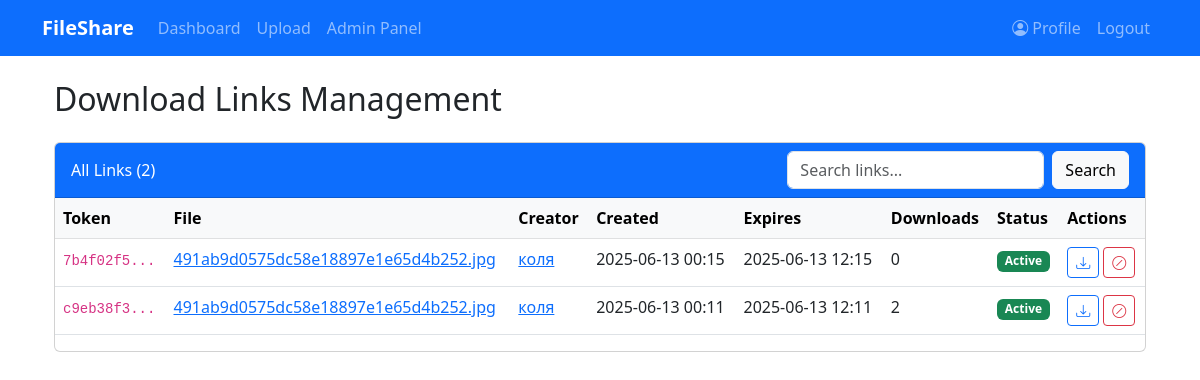
Screenshot of /admin/links (signed in) with the database file from the repository.
### project.py (models this page shows, shortened)
class DownloadLink(db.Model):
    id = db.Column(db.Integer, primary_key=True)
    token = db.Column(db.String(36), unique=True, nullable=False)  # UUID
    created_at = db.Column(db.DateTime, default=datetime.utcnow)
    expires_at = db.Column(db.DateTime)
    download_count = db.Column(db.Integer, default=0)
    is_active = db.Column(db.Boolean, default=True)
    file_id = db.Column(db.Integer, db.ForeignKey('file.id'), nullable=False)
    user_id = db.Column(db.Integer, db.ForeignKey('user.id'), nullable=False)

class File(db.Model):
    id = db.Column(db.Integer, primary_key=True)
    original_name = db.Column(db.String(255), nullable=False)
    storage_name = db.Column(db.String(36), nullable=False)  # UUID
    upload_date = db.Column(db.DateTime, default=datetime.utcnow)
    description = db.Column(db.Text)
    size = db.Column(db.Integer)
    md5_hash = db.Column(db.String(32))
    user_id = db.Column(db.Integer, db.ForeignKey('user.id'), nullable=False)
    download_links = db.relationship('DownloadLink', backref='file', lazy=True)

class User(UserMixin, db.Model):
    id = db.Column(db.Integer, primary_key=True)
    username = db.Column(db.String(80), unique=True, nullable=False)
    email = db.Column(db.String(120), unique=True, nullable=False)
    password_hash = db.Column(db.String(128), nullable=False)
    full_name = db.Column(db.String(120))
    avatar = db.Column(db.String(120))
    role = db.Column(db.String(20), default='user')  # 'admin', 'user'
    registered_on = db.Column(db.DateTime, default=datetime.utcnow)
    last_login = db.Column(db.DateTime)
    files = db.relationship('File', backref='owner', lazy=True)
    download_links = db.relationship('DownloadLink', backref='creator', lazy=True)

### project.py (the view)
@app.route('/admin/links')
@admin_required
def admin_links():
    search_query = request.args.get('q', '')
    if search_query:
        links = DownloadLink.query.join(File).filter(
            (File.original_name.ilike(f'%{search_query}%')) |
            (DownloadLink.token.ilike(f'%{search_query}%'))
        ).order_by(DownloadLink.expires_at.desc()).all()
    else:
        links = DownloadLink.query.order_by(DownloadLink.expires_at.desc()).all()
    return render_template('links.html', links=links)

### project.py (called while the page is built, shortened)
@app.context_processor
def inject_datetime():
    return {'datetime': datetime}

def admin_required(f):
    @wraps(f)
    def decorated_function(*args, **kwargs):
        if not current_user.is_authenticated or current_user.role != 'admin':
            abort(403)
        return f(*args, **kwargs)
    return decorated_function

@login_manager.user_loader
def load_user(user_id):
    return User.query.get(int(user_id))

@app.before_request
def create_tables():
    db.create_all()

### templates/links.html (shortened to what this page needs)
{% extends "base.html" %}
{% block content %}
<div class="container">
    <h2 class="mb-4">Download Links Management</h2>
    <div class="card mb-4">
        <div class="card-header bg-primary text-white">
            <div class="d-flex justify-content-between align-items-center">
                <span>All Links ({{ links|length }})</span>
                <div>
                    <form class="d-flex" method="GET" action="{{ url_for('admin_links') }}">
                        <input class="form-control me-2" type="search" name="q" placeholder="Search links..." value="{{ request.args.get('q', '') }}">
                        <button class="btn btn-light" type="submit">Search</button>
                    </form>
                </div>
            </div>
        </div>
        <div class="table-responsive">
            <table class="table table-hover">
                <thead class="table-light">
                    <tr>
                        <th>Token</th>
                        <th>File</th>
                        <th>Creator</th>
                        <th>Created</th>
                        <th>Expires</th>
                        <th>Downloads</th>
                        <th>Status</th>
                        <th>Actions</th>
                    </tr>
                </thead>
                <tbody>
                    {% for link in links %}
                    <tr>
                        <td><code>{{ link.token[:8] }}...</code></td>
                        <td>
                            <a href="{{ url_for('view_file', file_id=link.file.id) }}">
                                {{ link.file.original_name }}
                            </a>
                        </td>
                        <td>
                            <a href="{{ url_for('admin_user_files', user_id=link.creator.id) }}">
                                {{ link.creator.username }}
                            </a>
                        </td>
                        <td>{{ link.created_at.strftime('%Y-%m-%d %H:%M') }}</td>
                        <td>{{ link.expires_at.strftime('%Y-%m-%d %H:%M') }}</td>
                        <td>{{ link.download_count }}</td>
                        <td>
                            <span class="badge bg-{% if link.is_active and datetime.now() < link.expires_at %}success{% else %}danger{% endif %}">
                                {% if link.is_active and datetime.now() < link.expires_at %}Active{% else %}Expired{% endif %}
                            </span>
                        </td>
                        <td>
                            <a href="{{ url_for('download_via_link', token=link.token) }}"
                               target="_blank"
                               class="btn btn-sm btn-outline-primary {% if not link.is_active or link.expires_at < datetime.now() %}disabled{% endif %}"
                               title="Test link">
                                <i class="bi bi-download"></i>
                            </a>
                            <button class="btn btn-sm btn-outline-danger"
                                    data-bs-toggle="modal"
                                    data-bs-target="#deactivateLink{{ link.id }}"
                                    title="Deactivate">
                                <i class="bi bi-slash-circle"></i>
                            </button>
                        </td>
                    </tr>
                    {% endfor %}
                </tbody>
            </table>
        </div>
    </div>
</div>
{% endblock %}

### rows the page displays
DownloadLink: token "7b4f02f5", file.original_name "491ab9d0575dc58e18897e1e65d4b252.jpg", creator.username "коля", created_at "2025-06-13 00:15", expires_at "2025-06-13 12:15", download_count "0", is_active "Active"
DownloadLink: token "c9eb38f3", file.original_name "491ab9d0575dc58e18897e1e65d4b252.jpg", creator.username "коля", created_at "2025-06-13 00:11", expires_at "2025-06-13 12:11", download_count "2", is_active "Active"

### other values shown
{{ links|length }} "2"
